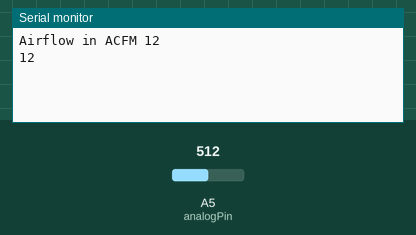
Bench run of a sketch on a simulated Arduino Uno, built with avr-gcc and run on an emulated ATmega328P. On the bench: the last lines printed to the serial monitor. Inputs (shaded band) come from the test bench; at power-on: A5 (analogPin) = 512.

Above: at 3.8 s.
3.9 s: A5 (analogPin) set to 716
At 7.1 s:
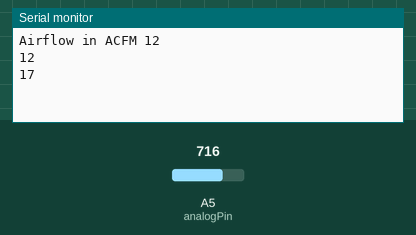
7.8 s: A5 (analogPin) set to 900
At 9.4 s:
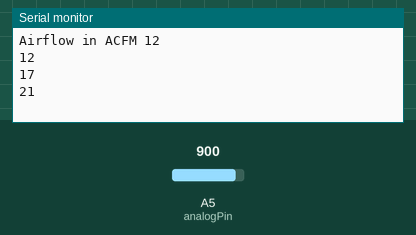
Timing chart, 0 to 10.9 s (numbered marks = the images above; inputs shaded):
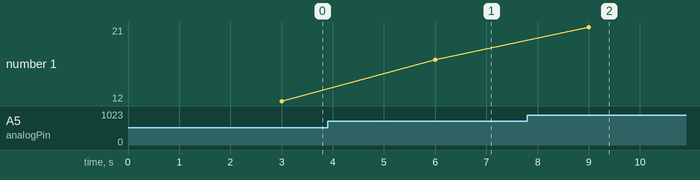

The sketch:

air_flow_sensor.ino
```cpp
/****************************************************************************
 *
 * Read in AIRFLOW SENSOR
 * Wiring:
 * Red - 24V!!!! Needs to be 24V
 * Black - GND
 * Yellow - GND
 * Green  - TO Arduino Analgo Pin 1 or whatever analogPin value is below
 *****************************************************************************/

/*! Configrable value starts */
/*! Air Flow Sensor Read in Value */
int analogPin = A5;
#define AIR_FLOW_SENSOR_MAX_ACFM          25
#define AIR_FLOW_SENSOR_SAMPLE_TIME_SEC   3
/*! Configrable value ends */

/*! Raw Analog Value */
int val = 0;
/*! Air Flow in ACFM Value*/
int airflow = 0;


/*! This is just the number of bits avaliable by arduino */
#define AIR_FLOW_SENSOR_MAX_ADC           1023
#define AIR_FLOW_SENSOR_SAMPLE_TIME       AIR_FLOW_SENSOR_SAMPLE_TIME_SEC*1000
void setup() {
  Serial.begin(9600);           //  setup serial
  Serial.print("Airflow in ACFM ");
}

void loop() {
  val = analogRead(analogPin);  // read the input pin
  airflow = (val*AIR_FLOW_SENSOR_MAX_ACFM)/AIR_FLOW_SENSOR_MAX_ADC;

  Serial.println(airflow);

  delay(AIR_FLOW_SENSOR_SAMPLE_TIME);
}
```

Measured:
- after the input at 3.9 s, the serial monitor: prints a new line after 2.1 s (image 1)
- after the input at 7.8 s, the serial monitor: prints a new line after 1.2 s (image 2)
- plotted number 1: 12 → 17 after the input at 3.9 s, 17 → 21 after the input at 7.8 s
